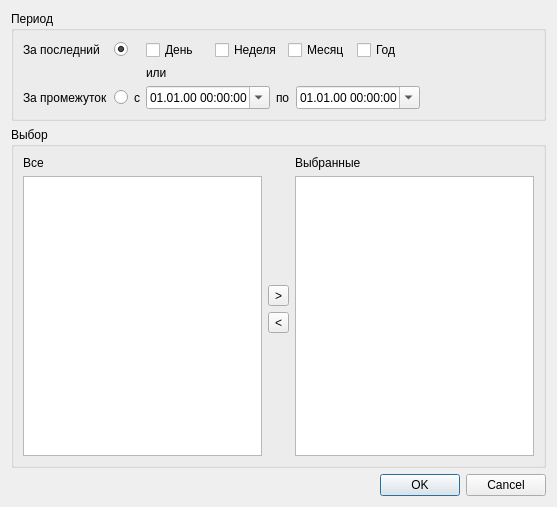
<?xml version="1.0" encoding="UTF-8"?>
<ui version="4.0">
 <class>RRDPropertiesDialog</class>
 <widget class="QDialog" name="RRDPropertiesDialog">
  <property name="geometry">
   <rect>
    <x>0</x>
    <y>0</y>
    <width>557</width>
    <height>507</height>
   </rect>
  </property>
  <property name="windowTitle">
   <string>Настройка отчёта</string>
  </property>
  <layout class="QGridLayout" name="gridLayout_3">
   <item row="0" column="0">
    <widget class="QGroupBox" name="groupBox_period">
     <property name="title">
      <string>Период</string>
     </property>
     <layout class="QGridLayout" name="gridLayout_2">
      <item row="0" column="0">
       <widget class="QLabel" name="label_last">
        <property name="text">
         <string>За последний</string>
        </property>
       </widget>
      </item>
      <item row="0" column="3" colspan="3">
       <layout class="QHBoxLayout" name="horizontalLayout">
        <item>
         <widget class="QCheckBox" name="checkBox_day">
          <property name="text">
           <string>День</string>
          </property>
         </widget>
        </item>
        <item>
         <widget class="QCheckBox" name="checkBox_week">
          <property name="text">
           <string>Неделя</string>
          </property>
         </widget>
        </item>
        <item>
         <widget class="QCheckBox" name="checkBox_month">
          <property name="text">
           <string>Месяц</string>
          </property>
         </widget>
        </item>
        <item>
         <widget class="QCheckBox" name="checkBox_year">
          <property name="text">
           <string>Год</string>
          </property>
         </widget>
        </item>
       </layout>
      </item>
      <item row="1" column="3">
       <widget class="QLabel" name="label_or">
        <property name="text">
         <string>или</string>
        </property>
       </widget>
      </item>
      <item row="2" column="3">
       <widget class="QDateTimeEdit" name="dateTimeEdit_from_period">
        <property name="displayFormat">
         <string>dd.MM.yy HH:mm:ss</string>
        </property>
        <property name="calendarPopup">
         <bool>true</bool>
        </property>
       </widget>
      </item>
      <item row="2" column="4">
       <widget class="QLabel" name="label_to">
        <property name="text">
         <string>по</string>
        </property>
       </widget>
      </item>
      <item row="2" column="5">
       <widget class="QDateTimeEdit" name="dateTimeEdit_to_period">
        <property name="displayFormat">
         <string>dd.MM.yy HH:mm:ss</string>
        </property>
        <property name="calendarPopup">
         <bool>true</bool>
        </property>
       </widget>
      </item>
      <item row="2" column="2">
       <widget class="QLabel" name="label_from_period">
        <property name="layoutDirection">
         <enum>Qt::RightToLeft</enum>
        </property>
        <property name="text">
         <string>с</string>
        </property>
       </widget>
      </item>
      <item row="2" column="1">
       <widget class="QRadioButton" name="radioButton_for_period">
        <property name="text">
         <string/>
        </property>
       </widget>
      </item>
      <item row="0" column="1">
       <widget class="QRadioButton" name="radioButton_for_last">
        <property name="text">
         <string/>
        </property>
        <property name="checked">
         <bool>true</bool>
        </property>
       </widget>
      </item>
      <item row="2" column="0">
       <widget class="QLabel" name="label_period">
        <property name="text">
         <string>За промежуток</string>
        </property>
       </widget>
      </item>
      <item row="2" column="6">
       <spacer name="horizontalSpacer">
        <property name="orientation">
         <enum>Qt::Horizontal</enum>
        </property>
        <property name="sizeHint" stdset="0">
         <size>
          <width>40</width>
          <height>20</height>
         </size>
        </property>
       </spacer>
      </item>
     </layout>
    </widget>
   </item>
   <item row="2" column="0">
    <widget class="QDialogButtonBox" name="buttonBox">
     <property name="orientation">
      <enum>Qt::Horizontal</enum>
     </property>
     <property name="standardButtons">
      <set>QDialogButtonBox::Cancel|QDialogButtonBox::Ok</set>
     </property>
    </widget>
   </item>
   <item row="1" column="0">
    <widget class="QGroupBox" name="groupBox_select">
     <property name="title">
      <string>Выбор</string>
     </property>
     <layout class="QGridLayout" name="gridLayout">
      <item row="0" column="0" rowspan="4">
       <layout class="QVBoxLayout" name="verticalLayout">
        <item>
         <widget class="QLabel" name="label_select_all">
          <property name="text">
           <string>Все</string>
          </property>
         </widget>
        </item>
        <item>
         <widget class="QListWidget" name="listWidget_all"/>
        </item>
       </layout>
      </item>
      <item row="0" column="1">
       <spacer name="verticalSpacer">
        <property name="orientation">
         <enum>Qt::Vertical</enum>
        </property>
        <property name="sizeHint" stdset="0">
         <size>
          <width>20</width>
          <height>117</height>
         </size>
        </property>
       </spacer>
      </item>
      <item row="0" column="2" rowspan="4">
       <layout class="QVBoxLayout" name="verticalLayout_2">
        <item>
         <widget class="QLabel" name="label_select_selected">
          <property name="text">
           <string>Выбранные</string>
          </property>
         </widget>
        </item>
        <item>
         <widget class="QListWidget" name="listWidget_selected"/>
        </item>
       </layout>
      </item>
      <item row="1" column="1">
       <widget class="QToolButton" name="toolButton_to_selected">
        <property name="text">
         <string>&gt;</string>
        </property>
       </widget>
      </item>
      <item row="2" column="1">
       <widget class="QToolButton" name="toolButton_from_selected">
        <property name="text">
         <string>&lt;</string>
        </property>
       </widget>
      </item>
      <item row="3" column="1">
       <spacer name="verticalSpacer_2">
        <property name="orientation">
         <enum>Qt::Vertical</enum>
        </property>
        <property name="sizeHint" stdset="0">
         <size>
          <width>20</width>
          <height>116</height>
         </size>
        </property>
       </spacer>
      </item>
     </layout>
    </widget>
   </item>
  </layout>
 </widget>
 <resources/>
 <connections>
  <connection>
   <sender>buttonBox</sender>
   <signal>accepted()</signal>
   <receiver>RRDPropertiesDialog</receiver>
   <slot>accept()</slot>
   <hints>
    <hint type="sourcelabel">
     <x>248</x>
     <y>254</y>
    </hint>
    <hint type="destinationlabel">
     <x>157</x>
     <y>274</y>
    </hint>
   </hints>
  </connection>
  <connection>
   <sender>buttonBox</sender>
   <signal>rejected()</signal>
   <receiver>RRDPropertiesDialog</receiver>
   <slot>reject()</slot>
   <hints>
    <hint type="sourcelabel">
     <x>316</x>
     <y>260</y>
    </hint>
    <hint type="destinationlabel">
     <x>286</x>
     <y>274</y>
    </hint>
   </hints>
  </connection>
 </connections>
</ui>
